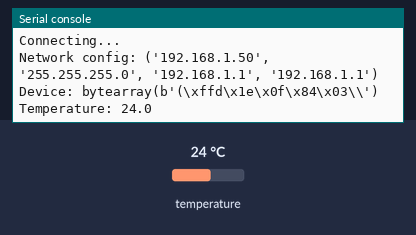
This program was run on a simulated Raspberry Pi Pico running MicroPython. Parts: the last lines printed to the serial console. The test bench sets the inputs (shaded band); at power-on: temperature 24 °C. WiFi joins after 1.5 s; values from a settings file that is not in the repository are placeholders.

Above: at 3.2 s.
3.3 s: temperature set to 12 °C
At 4.5 s:
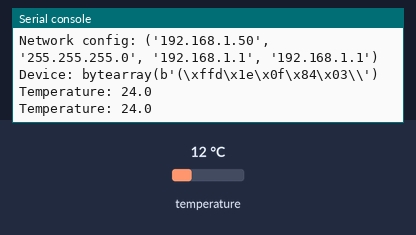
4.8 s: temperature set to 19 °C
At 5.7 s:
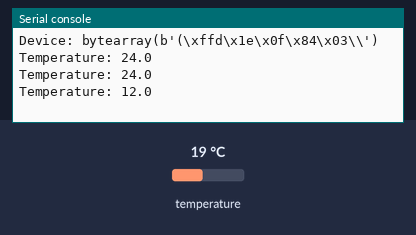
Timing chart, 0 to 7.8 s (numbered marks = the images above; inputs shaded):
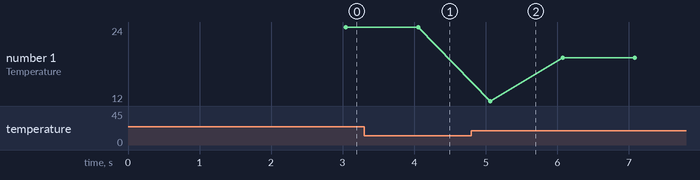

The program:

main.py
```python
from time import sleep

from machine import Pin
from onewire import OneWire
from ds18x20 import DS18X20

from wifi import WiFi

PIN_NUMBER = 27


def run_app():
    wifi = WiFi()
    wifi.connect()

    sensor = DS18X20(OneWire(Pin(PIN_NUMBER, Pin.IN)))

    for device in sensor.scan():
        print("Device:", device)
        while True:
            sensor.convert_temp()
            sleep(1)
            temp = sensor.read_temp(device)
            print("Temperature:", temp)


if __name__ == "__main__":
    run_app()
```

wifi.py
```python
from time import sleep

import secrets

import network


class WiFi:
    """
    WiFi class for managing wireless network connections on a device.
    Attributes:
        WIFI_CONNECTION_ATTEMPTS (int): Default number of connection attempts.
        WIFI_CONNECTION_WAIT (int): Default wait time (in seconds) for each connection attempt.
    Methods:
        __init__():
            Initializes the WiFi interface and activates it.
        connect(attempts: int = WIFI_CONNECTION_ATTEMPTS, wait: int = WIFI_CONNECTION_WAIT):
            Handles connection attempts, waits for connection, and raises errors for specific
            failure cases.
    """

    WIFI_CONNECTION_ATTEMPTS = 2
    WIFI_CONNECTION_WAIT = 10

    def __init__(self):
        self.wlan = network.WLAN(network.WLAN.IF_STA)
        self.wlan.active(True)

    def connect(
        self, attempts: int = WIFI_CONNECTION_ATTEMPTS, wait: int = WIFI_CONNECTION_WAIT
    ):
        """
        Connects the device to a WiFi network using credentials from the secrets module.

        Args:
            attempts (int): Number of connection attempts.
            wait (int): Seconds to wait for each attempt.
        """

        if self.wlan.isconnected():
            print("Already connected")
            return

        for attempt in range(1, attempts + 1):
            print(f"WiFi attempt {attempt} of {attempts}")
            self.wlan.connect(secrets.WIFI_SSID, secrets.WIFI_PASSWORD)

            for _ in range(wait):
                if self.wlan.status() == network.STAT_CONNECTING:
                    print("Connecting...")
                    sleep(1)
                else:
                    break

            status = self.wlan.status()
            if status == network.STAT_GOT_IP:
                print("Network config:", self.wlan.ifconfig())
                return

            if status == network.STAT_WRONG_PASSWORD:
                print("Connection failed: Wrong WiFi password.")
                raise RuntimeError("Wrong WiFi password")

            if status == network.STAT_NO_AP_FOUND:
                print("Connection failed: Access point not found.")
                raise RuntimeError("Access point not found")

            print("Connection failed.")
            sleep(1)

        print("Failed to connect to WiFi.")
        raise RuntimeError("Failed to connect to WiFi")
```

Measured:
- plotted number 1: 24 → 19 after the input at 4.8 s
